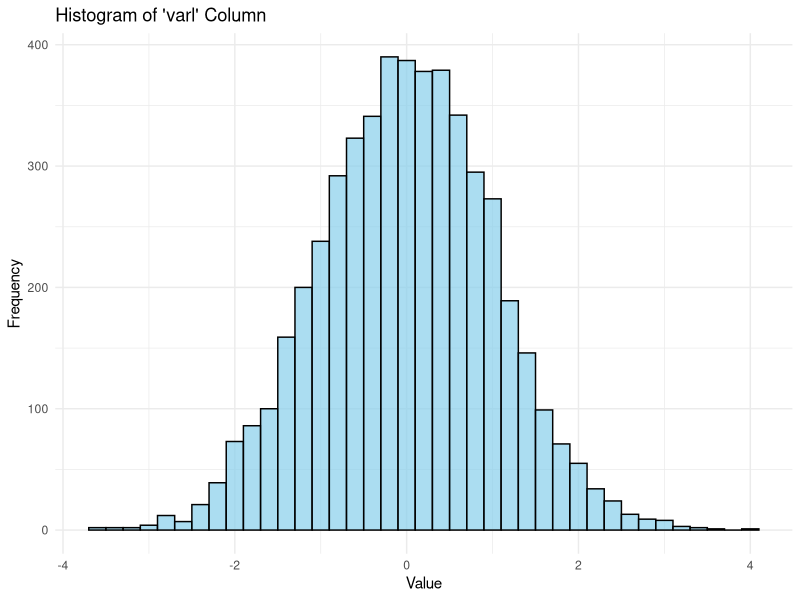
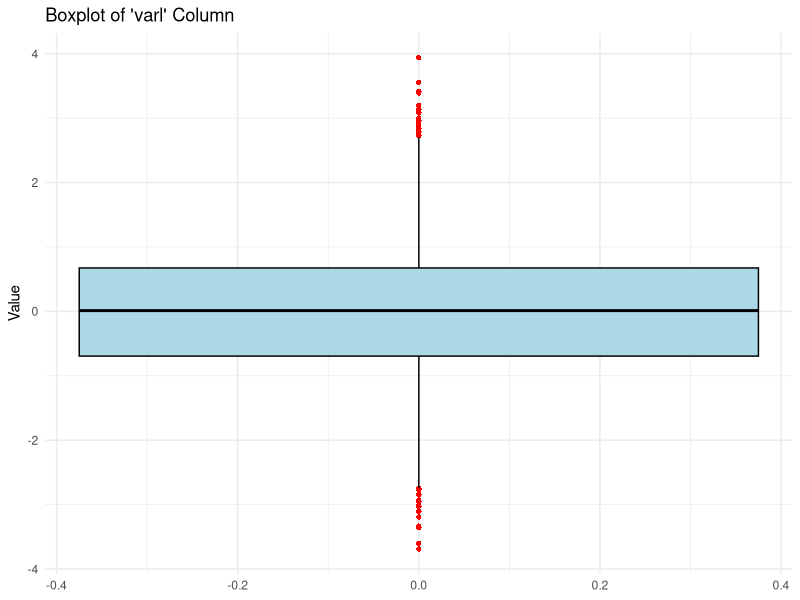
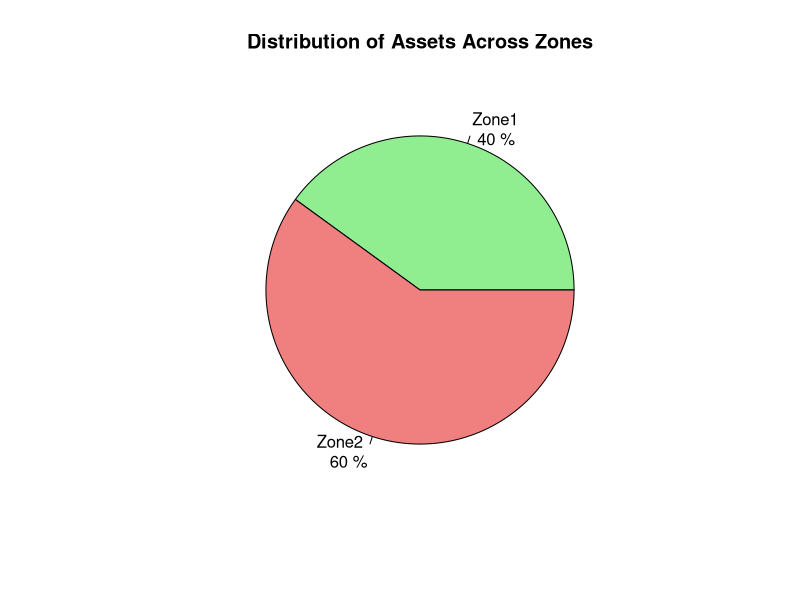

Here is the R script that generated these plots, in order:
#Figure 2
cat("Lipika Baniya", "CMIS 527 – 73D", "assignment-number (01)", "\n")
cat("I Lipika Baniya certify that I did this work on assignment 01 by myself", "\n")

#Import necessary libraries
library(ggplot2)

#set random seed for reproducibility (ensures the same random numbers are generated every time)
set.seed(1492)

# Create a DataFrame with a column named 'varl' containing 5000 random numbers from a standard normal distribution
test.df = data.frame(varl=rnorm(5000))

# Generate a histogram for the 'varl' column with improved styling
ggplot(data = test.df, aes(x = varl)) +
  geom_histogram(binwidth = 0.2, fill = "skyblue", color = "black", alpha = 0.7) +
  ggtitle("Histogram of 'varl' Column") +
  xlab("Value") +
  ylab("Frequency") +
  theme_minimal()

# Generate a box plot for the 'varl' column
ggplot(data = test.df, aes(y = varl)) +
  geom_boxplot(fill = "lightblue", color = "black", outlier.color = "red", outlier.shape = 16) +
  ggtitle("Boxplot of 'varl' Column") +
  ylab("Value") +
  theme_minimal()

# Display summary statistics
summary(test.df$varl)


#Listing 2.1
#Create a new dataframe including columns name, os, highvulns
assets.df <- data.frame (
  name = c("danube","gander", "ganges", "mekong", "orinoco"),
  os = c("W2K8", "RHEL5", "W2K8", "RHEL5", "RHEL5"),
  highvulns = c(1,0,2,0,0)
)

#Disply the data structure of the dataframe
str(assets.df)

#Display only the first 5 row 
head(assets.df)

#Only display  os column from the dataframe
head(assets.df$os)

#A new column ip is addedto the dataframe assests.df
assets.df$ip <- c("192.168.1.5", "10.2.7.5", "192.168.1.7", "10.2.7.6", "10.2.7.7")

#Filter out only more than one high vulnerability
head(assets.df[assets.df$highvilns >1,])

#A newn columnn zone is added and puts in either zone 1 or zone 2 based on IP address
assets.df$zones <-  ifelse(grepl("^192", assets.df$ip), "Zone1", "Zone2")

#Display head after adding a new column
head(assets.df)

# Pie chart for visualization of asset distribution across zones
zone_counts <- table(assets.df$zones)  # Count the frequency of each zone

# Plot the pie chart
pie(zone_counts, 
    main = "Distribution of Assets Across Zones",  # Title of the chart
    col = c("lightgreen", "lightcoral"),  # Colors for the zones
    labels = paste(names(zone_counts), "\n", round(100 * zone_counts / sum(zone_counts), 1), "%")  # Display percentage on chart
)